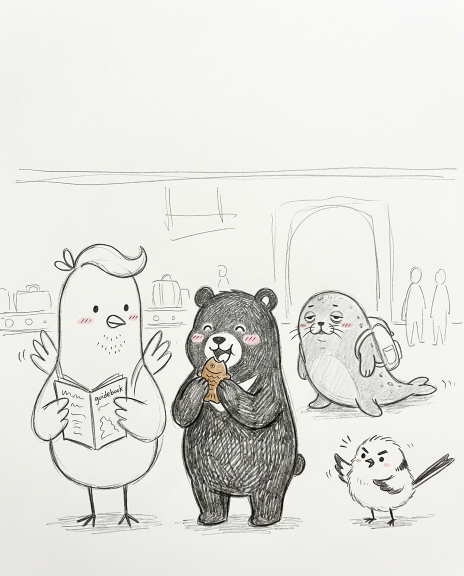
#> input picture archive/giwase/ep001/raw/cut1.png, 928 x 1152 px (shown at 1/2 size)
$ python -i render_episode.py   (imports and definitions only)
#> lines starting #> are read from the running program, lines starting #| are printed output that depends on the picture
#> further down, picture is the input picture: PIL image 928x1152 RGB; mean R, G, B 226.5, 226.3, 221.3
"""회차 렌더링: 컷 그림 생성(Gemini) → 말풍선·대사 합성(Pillow).

사용법:
  python scripts/render_episode.py episodes/ep001            # 없는 컷만 그림 생성 + 전체 합성
  python scripts/render_episode.py episodes/ep001 --force    # 모든 컷 다시 그림
  python scripts/render_episode.py episodes/ep001 --compose  # 합성만 (raw 그림 재사용)

산출물:
  <ep>/raw/cutN.png    AI가 그린 원본 컷
  <ep>/final/NN.png    인스타 업로드용 1080x1350 완성본
  <ep>/report.md       실행 결과 요약
"""
import base64
import json
import os
import sys
import urllib.error
import urllib.request
from datetime import datetime, timezone, timedelta

from PIL import Image, ImageDraw, ImageFont

BASE = "https://generativelanguage.googleapis.com/v1beta"
MODELS = ["gemini-3-pro-image", "gemini-3.1-flash-image"]
W, H = 1080, 1350
FONT_PATH = "/usr/share/fonts/opentype/noto/NotoSansCJK-Bold.ttc"
FONT_INDEX = 1  # NotoSansCJK .ttc 안의 KR 폰트
HAND_FONT = "fonts/hand.ttf"  # 시리즈 손글씨 폰트 (있으면 우선 사용)

# [1 line not run here, left out]
# [1 line that did not run here, left out]

# [14 lines that did not run here, left out]


# [55 lines left out: functions font, _inline_png, generate_panel, not called in this run]


# ---------- 2. 말풍선 합성 ----------

def fit_cover(img):
    """4:5 비율로 중앙 크롭 후 1080x1350 으로 리사이즈."""
    img = img.convert("RGB")
    target = W / H
    w, h = img.size
#> w = 928; h = 1152
    if w / h > target:
        nw = int(h * target)
#> nw = 921
        img = img.crop(((w - nw) // 2, 0, (w - nw) // 2 + nw, h))
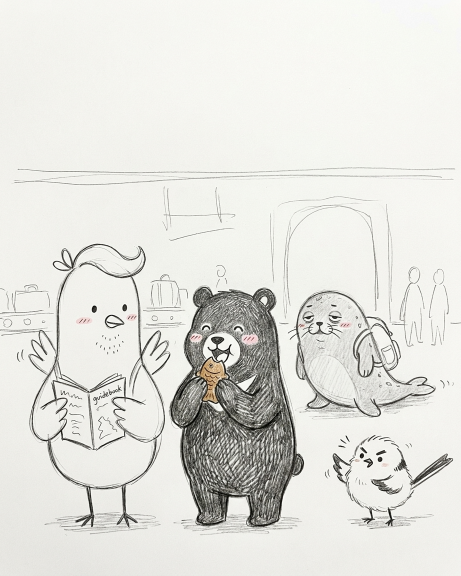
#> img: PIL image 921x1152 RGB (shown at 1/2 size); mean R, G, B 226.4, 226.2, 221.1
    else:
        nh = int(w / target)
        img = img.crop((0, (h - nh) // 2, w, (h - nh) // 2 + nh))
    return img.resize((W, H), Image.LANCZOS)
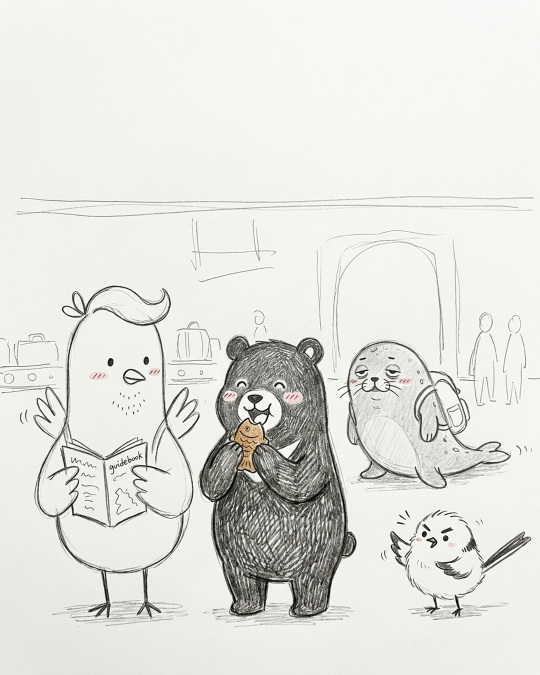
#> returned value: PIL image 1080x1350 RGB (shown at 1/2 size); mean R, G, B 226.3, 226.2, 221.1


# [124 lines left out: functions wrap, draw_bubble, compose, main, not called in this run]


# [2 lines not run here, left out]

>>> from PIL import Image
>>> picture = Image.open('../ep001/raw/cut1.png')
>>> result = fit_cover(picture)
